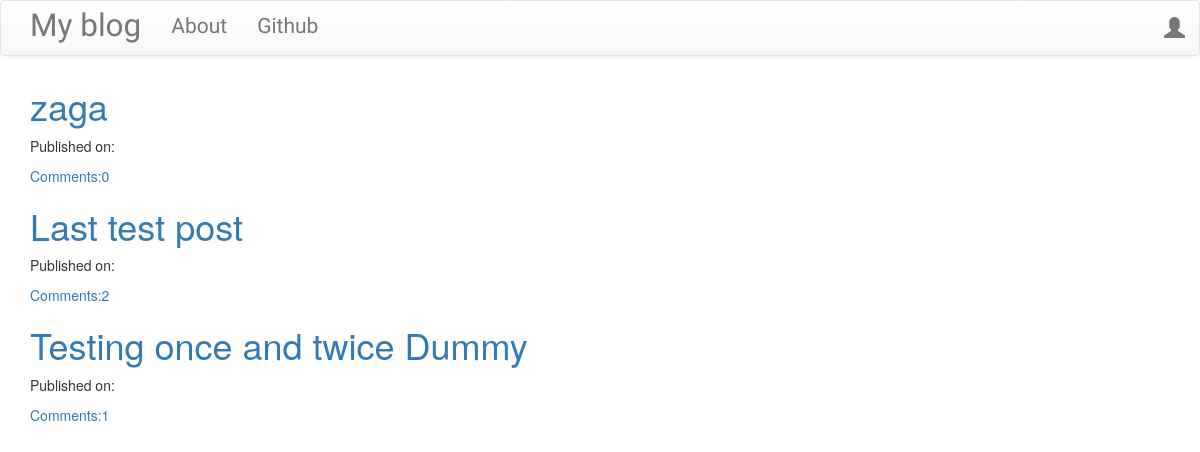
/blog/, run on an earlier commit of the app's database.
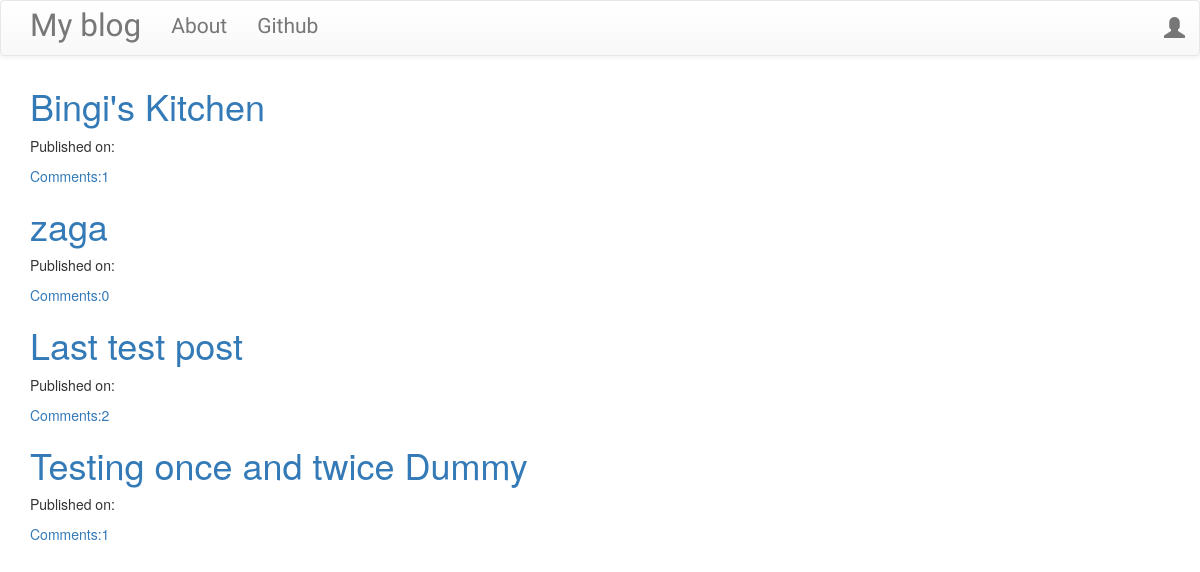
And on a later commit of the database.
### blog/models.py (models this page shows, shortened)
class Post(models.Model):
    author = models.ForeignKey('auth.User',on_delete=models.PROTECT)
    title = models.CharField(max_length=250)
    text = models.TextField()
    create_date = models.DateTimeField(default=timezone.now)# timezone function and not executing it instead
    published_date = models.DateTimeField(blank=True,null=True)
    def approve_comments(self):
        return self.comments.filter(approved_comment=True)

### blog/views.py (the view)
# urls.py: path("/",views.PostListView.as_view(),name="post_list"),
class PostListView(ListView):
    model = Post
    def get_queryset(self):#pythony version of writing a sqlquery , grab the Post model and all objects there and filter
        return Post.objects.filter(published_date__lte=timezone.now()).order_by('-published_date') #-publis... is for descending order and this is all orm

### blog/templates/blog/post_list.html
{% extends 'blog/base.html' %}
{% block bodyblock %}
<div class="centerstage ">
{% for post in post_list %}
    <div class="post">
        <h1><a href="{% url 'post_detail' pk=post.pk %}">{{ post.title }}</a></h1>
        <div class="date">
            <p>Published on: {{ post.published|date:"D M Y" }}</p>
        </div>
        <a href="{% url 'post_detail' pk=post.pk %}">Comments:{{ post.approve_comments.count }}</a>
    </div>
{% endfor %}
</div>
{% endblock %}

What changed in the data, as far as the page shows it:
added Post: title "Bingi's Kitchen", approve_comments.count "1"
